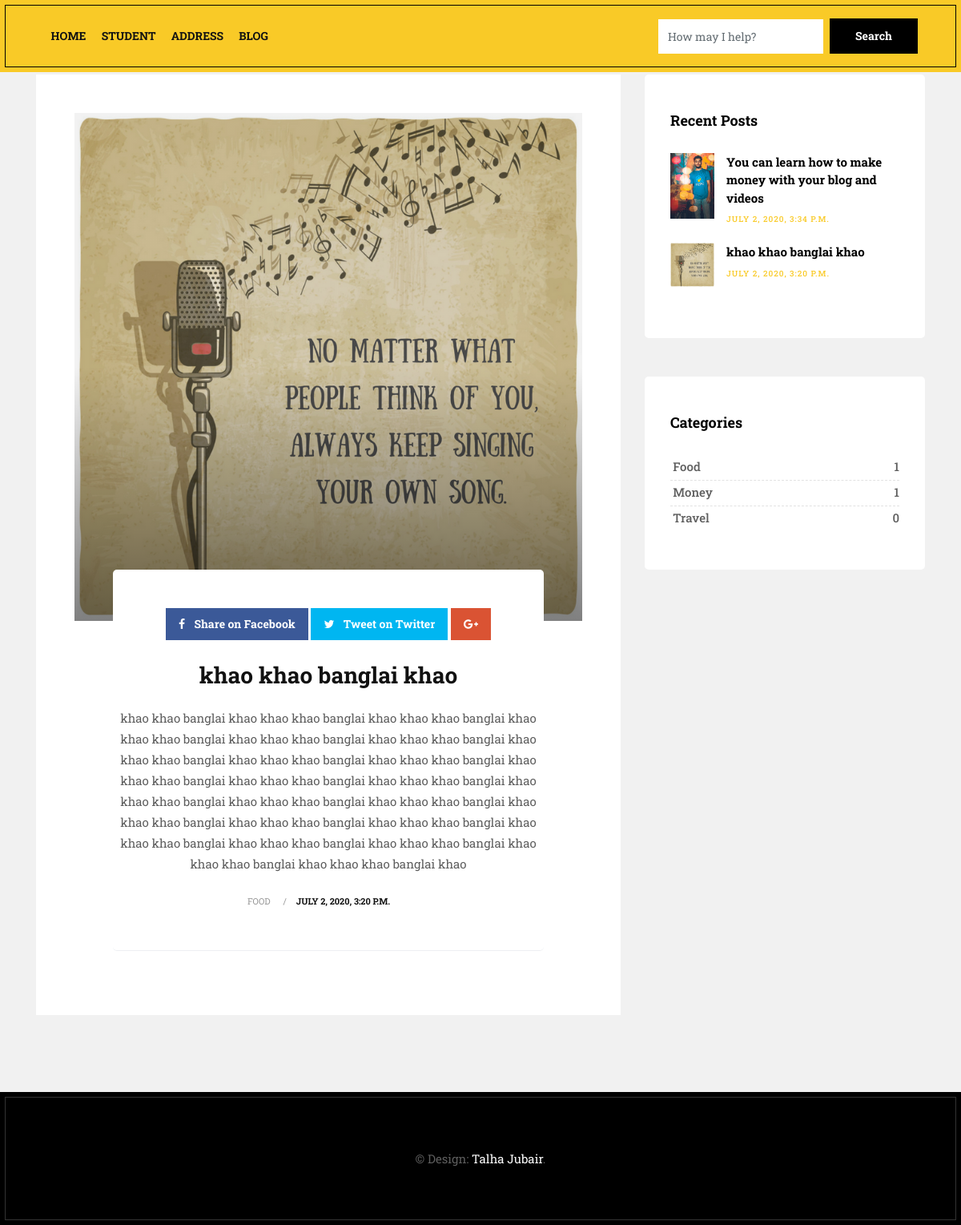
Screenshot of /blog/category/Food with the database file from the repository.
### blog/models.py (models this page shows, shortened)
class Post(models.Model):
    title = models.CharField(max_length=250)
    photo = models.ImageField()
    date = models.DateTimeField(auto_now_add=True)
    body = models.TextField()
    category = models.ForeignKey(Category, on_delete=models.CASCADE)

class Category(models.Model):
    name = models.CharField(max_length=50)
    def __str__(self):
        return self.name

### blog/views.py (the view)
# urls.py: path('category/<ctg_name>', category_by_list, name="category-list")
def category_by_list(request, ctg_name):
    ctg_obj = Category.objects.get(name=ctg_name)
    post_list = Post.objects.filter(category=ctg_obj)
    context = {'posts': post_list, 'category_name': ctg_name}
    return render(request, 'blog/post_by_category.html', context)

### project_1/custom_context.py (called while the page is built)
def mycontext(request):
    categories = Category.objects.all()
    latest_post = Post.objects.order_by('-date')[:3]
    return {'categories': categories, 'latest_post': latest_post}

### templates/blog/post_by_category.html (shortened to what this page needs)
{% extends "base.html" %}
{% block content %}
{% for post in posts %}
<div class="blog-box wow fadeIn">
    <div class="post-media">
        <a href="{% url 'detail-post' post.id %}" title="">
            <img src="{{ post.photo.url }}" alt="" class="img-fluid">
            <div class="hovereffect">
            </div>
        </a>
    </div>
    <div class="blog-meta big-meta text-center">
        <div class="post-sharing">
            <ul class="list-inline">
                <li><a href="#" class="fb-button btn btn-primary"><i class="fa fa-facebook"></i> <span
                            class="down-mobile">Share on Facebook</span></a></li>
                <li><a href="#" class="tw-button btn btn-primary"><i class="fa fa-twitter"></i> <span
                            class="down-mobile">Tweet on Twitter</span></a></li>
                <li><a href="#" class="gp-button btn btn-primary"><i class="fa fa-google-plus"></i></a></li>
            </ul>
        </div>
        <h4><a href="" title="">{{ post.title }}</a></h4>
        <p>{{ post.body }}</p>
        <small><a href="{% url 'category-list' post.category.name %}" title="">{{ post.category }}</a></small>
        <small>{{ post.date }}</small>
    </div>
</div>
{% endfor %}
{% endblock  %}

### templates/base.html (shortened to what this page needs)
{% load static %}
<!DOCTYPE html>
<html lang="en">
<link href="{% static 'css/bootstrap.css' %}" rel="stylesheet">
<link href="{% static 'css/font-awesome.min.css' %}" rel="stylesheet">
<link href="{% static 'css/style.css' %}" rel="stylesheet">
<link href="{% static 'css/animate.css' %}" rel="stylesheet">
<link href="{% static 'css/responsive.css' %}" rel="stylesheet">
<link href="{% static 'css/colors.css' %}" rel="stylesheet">
<link href="{% static 'css/version/marketing.css' %}" rel="stylesheet">
</head>
<body>
    <div id="wrapper">
        <header class="market-header header">
            <div class="container-fluid">
                <nav class="navbar navbar-toggleable-md navbar-inverse fixed-top bg-inverse">
                    <div class="collapse navbar-collapse" id="navbarCollapse">
                        <ul class="navbar-nav mr-auto">
                            <li class="nav-item">
                                <a class="nav-link" href="/">Home</a>
                            </li>
                            <li class="nav-item">
                                <a class="nav-link" href="{% url 'student-list' %}">Student</a>
                            </li>
                            <li class="nav-item">
                                <a class="nav-link" href="{% url 'district-list' %}">Address</a>
                            </li>
                            <li class="nav-item">
                                <a class="nav-link" href="/">Blog</a>
                            </li>
                        </ul>
                        <form class="form-inline">
                            <input class="form-control mr-sm-2" type="text" placeholder="How may I help?">
                            <button class="btn btn-outline-success my-2 my-sm-0" type="submit">Search</button>
                        </form>
                    </div>
                </nav>
            </div>
        </header>
        <section class="section lb mt-3">
            <div class="container">
                <div class="row">
                    <div class="col-lg-8 col-md-12 col-sm-12 col-xs-12">
                        <div class="page-wrapper">
                            <div class="blog-custom-build">
                                {% block content %}
                                {% endblock  %}
                            </div>
                        </div>
                    </div>
                    <div class="col-lg-4 col-md-12 col-sm-12 col-xs-12">
                        <div class="sidebar">
                            <div class="widget">
                                <h2 class="widget-title">Recent Posts</h2>
                                <div class="blog-list-widget">
                                    <div class="list-group">
                                    {% for post in latest_post %}
                                        <a href="{% url 'detail-post' post.id %}"
                                            class="list-group-item list-group-item-action flex-column align-items-start">
                                            <div class="w-100 justify-content-between">
                                                <img src="{{ post.photo.url }}" alt="" class="img-fluid float-left">
                                                <h5 class="mb-1">{{ post.title }}</h5>
                                                <small>{{ post.date }}</small>
                                            </div>
                                        </a>
                                    {% endfor %}
                                    </div>
                                </div>
                            </div>
                            <div class="widget">
                                <h2 class="widget-title">Categories</h2>
                                <div class="link-widget">
                                    <ul>
                                    {% for ctg in categories %}
                                    <li><a href="{% url 'category-list' ctg.name %}">{{ ctg.name }} <span>{{ ctg.post_set.count }}</span></a></li>
                                    {% endfor %}
                                    </ul>
                                </div>
                            </div>
                        </div>
                    </div>
                </div>
            </div>
        </section>
        <footer class="footer">
            <div class="container">
                <div class="row">
                    <div class="col-md-12 text-center">
                        <div class="copyright">&copy; Design: <a href="https://www.facebook.com/talha.jubair.100">Talha
                                Jubair</a>.</div>
                    </div>
                </div>
            </div>
        </footer>
    </div>
</body>
</html>

### static/css/version/marketing.css (style rules this page uses)
body { font-size: 15px; line-height: 26px; background-color: #ffffff; }
h1, h2, h3, h4, h5, body, .navbar-toggleable-md .navbar-nav .nav-link, .market-header, .btn, .dropdown-item, .form-control, p { font-family: 'Roboto Slab', serif !important; }
h1, h2, h3, h4, h5, h6 { font-weight: 700; line-height: 1.4; color: #000000; }
.market-header .form-inline .form-control { border: 0 none; display: inline-block; font-size: 14px; height: 43px; border-radius: 0; vertical-align: middle; width: auto; }
.market-header .navbar { padding-left: 3rem; padding-right: 3rem; border: 6px solid #000000; -webkit-box-shadow: inset 0px 0px 0px 1px #000000; -moz-box-shadow: inset 0px 0px 0px 1px #000000; box-shadow: inset 0px 0px 0px 1px #000000; }
.navbar-toggleable-md .navbar-nav .nav-link { font-weight: bold; padding: 1.5rem 0.6rem; font-size: 14px; text-transform: uppercase; }
.btn { border-radius: 0 !important; background-color: #000000 !important; color: #ffffff !important; }
.section.lb { background-color: #f1f1f1; }
.blog-custom-build .blog-meta { background-color: #ffffff; padding: 3rem 0; border-radius: 5px; }
.sidebar .widget { background-color: #ffffff; padding: 3rem 2rem; border-radius: 5px; }
.sidebar .link-widget li { color: #000; border-color: #e2e2e2; }
.sidebar .blog-list-widget .mb-1:hover, .sidebar .blog-list-widget .mb-1:focus, .sidebar .blog-list-widget .mb-1 { color: #000000 !important; font-weight: bold; }
.blog-meta.big-meta p { margin-bottom: 0.5rem; padding: 0.3rem 0 0.7rem; }
.sidebar a { color: #5e5e5e; }
.footer { background-image: none; background-color: #000000; border: 6px solid #000000; -webkit-box-shadow: inset 0px 0px 0px 1px #333333; -moz-box-shadow: inset 0px 0px 0px 1px #333333; box-shadow: inset 0px 0px 0px 1px #333333; }
.link-widget li { border-color: #333333; }
.footer .widget-title, .blog-list-widget .mb-1, .blog-list-widget .mb-1:hover, .footer a, .footer p, .blog-list-widget small { color: #ffffff !important; }
.blog-list-widget img { background-color: #333333; }
.blog-meta small::after, .blog-meta small a { color: #999999; font-weight: 400; }
.page-wrapper { background-color: #ffffff; padding: 3rem; }
a:hover, a:focus, .breadcrumb-item a, .fa-star, .pp a, .blog-list-widget small { color: #f9ca27 !important; }
.market-header .navbar, .newsletter-widget.text-center { border-color: #f9ca27; }
.color-yellow a, .tag-cloud-single span, .page-item:last-child .page-link, .page-link, .dmtop, .newsletter-widget, .dropdown-item:hover, .bg-inverse { color: #111111 !important; background-color: #f9ca27 !important; }

### rows the page displays
Post: photo (picture), title "khao khao banglai khao", body "khao khao banglai khao khao khao banglai khao khao khao banglai khao khao khao banglai khao khao khao banglai khao khao khao banglai khao khao khao banglai khao khao khao banglai khao khao khao banglai khao khao khao banglai khao khao khao banglai khao khao khao banglai khao khao khao banglai khao khao khao banglai khao khao khao banglai khao khao khao banglai khao khao khao banglai khao khao khao banglai khao khao khao banglai khao khao khao banglai khao khao khao banglai khao khao khao banglai khao khao khao banglai khao", category "FOOD", date "JULY 2, 2020, 3:20 P.M."
Post: photo (picture), title "You can learn how to make money with your blog and videos", date "JULY 2, 2020, 3:34 P.M."
Category: name "Food", post_set.count "1"
Category: name "Money", post_set.count "1"
Category: name "Travel", post_set.count "0"
